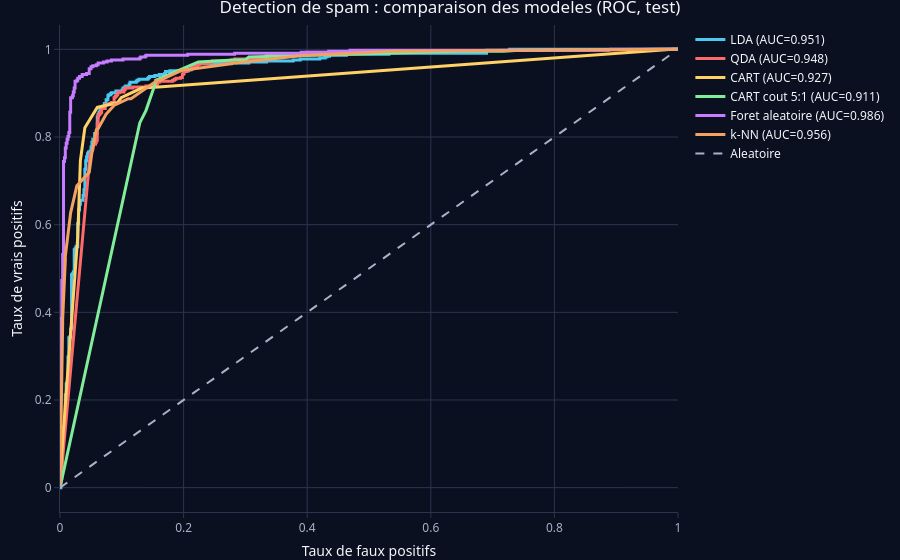

Notebook source saved alongside this figure:
### Markdown cell above
### Comparaison finale sur le jeu de test : ROC, AUC et autres métriques

### Code cell
auc_of <- function(prob)
  as.numeric(roc(yte, prob, levels = c("nonspam", "spam"), direction = "<", quiet = TRUE)$auc)
acc_of <- function(pred) mean(pred == yte)

probs <- list(
  "LDA"             = predict(mod_lda, Xte)$posterior[, "spam"],
  "QDA"             = predict(mod_qda, Xte)$posterior[, "spam"],
  "CART"            = predict(mod_cart, Xte, type = "prob")[, "spam"],
  "CART cout 5:1"   = predict(mod_cart_cout, Xte)[, "spam"],
  "Foret aleatoire" = predict(mod_rf, Xte)$predictions[, "spam"],
  "k-NN"            = predict(mod_knn, Xte, type = "prob")[, "spam"]
)
preds <- list(
  "LDA"             = predict(mod_lda, Xte)$class,
  "QDA"             = predict(mod_qda, Xte)$class,
  "CART"            = predict(mod_cart, Xte),
  "CART cout 5:1"   = predict(mod_cart_cout, Xte, type = "class"),
  "Foret aleatoire" = factor(ifelse(predict(mod_rf, Xte)$predictions[, "spam"] >= 0.5, "spam", "nonspam"),
                             levels = c("nonspam", "spam")),
  "k-NN"            = predict(mod_knn, Xte)
)

# Precision, rappel et F1 sur la classe positive "spam"
metriques <- function(pred) {
  vp <- sum(pred == "spam" & yte == "spam")
  fp <- sum(pred == "spam" & yte == "nonspam")
  fn <- sum(pred == "nonspam" & yte == "spam")
  c(Precision = vp / (vp + fp), Rappel = vp / (vp + fn), F1 = 2 * vp / (2 * vp + fp + fn))
}

fig <- plot_ly()
res <- data.frame()
i <- 0
for (nom in names(probs)) {
  pr <- probs[[nom]]
  r  <- roc(yte, pr, levels = c("nonspam", "spam"), direction = "<", quiet = TRUE)
  fig <- fig %>% add_trace(x = 1 - r$specificities, y = r$sensitivities,
                           type = "scatter", mode = "lines",
                           line = list(width = 3, color = pick_color(i)),
                           name = sprintf("%s (AUC=%.3f)", nom, as.numeric(r$auc)))
  m  <- metriques(preds[[nom]])
  res <- rbind(res, data.frame(Modele = nom, Accuracy = acc_of(preds[[nom]]), Precision = m[["Precision"]],
                               Rappel = m[["Rappel"]], F1 = m[["F1"]], AUC = auc_of(pr)))
  i <- i + 1
}
fig <- fig %>%
  add_trace(x = c(0, 1), y = c(0, 1), type = "scatter", mode = "lines",
            line = list(color = MUTED, dash = "dash"), name = "Aleatoire") %>%
  layout(title = "Detection de spam : comparaison des modeles (ROC, test)",
         xaxis = list(title = "Taux de faux positifs"),
         yaxis = list(title = "Taux de vrais positifs")) %>%
  apply_dark_theme()
fig

### Figure 1 — Plotly figure (JSON) as saved in the notebook; plotly's stock layout.template omitted (floating-point values rounded to 4 significant figures; data arrays with more than 128 entries replaced by an {"elided": "..."} marker saying what was removed)
{"data": [{"error_x": {"color": "rgba(76,201,240,1)"}, "error_y": {"color": "rgba(76,201,240,1)"}, "line": {"color": "#4cc9f0", "width": 3}, "marker": {"color": "rgba(76,201,240,1)", "line": {"color": "rgba(76,201,240,1)"}}, "mode": "lines", "name": "LDA (AUC=0.951)", "type": "scatter", "x": {"elided": "1098 float values"}, "xaxis": "x", "y": {"elided": "1098 float values"}, "yaxis": "y"}, {"error_x": {"color": "rgba(255,107,107,1)"}, "error_y": {"color": "rgba(255,107,107,1)"}, "line": {"color": "#ff6b6b", "width": 3}, "marker": {"color": "rgba(255,107,107,1)", "line": {"color": "rgba(255,107,107,1)"}}, "mode": "lines", "name": "QDA (AUC=0.948)", "type": "scatter", "x": {"elided": "461 float values"}, "xaxis": "x", "y": {"elided": "461 float values"}, "yaxis": "y"}, {"error_x": {"color": "rgba(255,209,102,1)"}, "error_y": {"color": "rgba(255,209,102,1)"}, "line": {"color": "#ffd166", "width": 3}, "marker": {"color": "rgba(255,209,102,1)", "line": {"color": "rgba(255,209,102,1)"}}, "mode": "lines", "name": "CART (AUC=0.927)", "type": "scatter", "x": [1, 0.9914, 0.1593, 0.132, 0.099, 0.0933, 0.0603, 0.0502, 0.043, 0.0402, 0.033, 0.0287, 0, 0], "xaxis": "x", "y": [1, 1, 0.9139, 0.9117, 0.8896, 0.8786, 0.8675, 0.8433, 0.8256, 0.8212, 0.7461, 0.5717, 0.0243, 0], "yaxis": "y"}, {"error_x": {"color": "rgba(128,237,153,1)"}, "error_y": {"color": "rgba(128,237,153,1)"}, "line": {"color": "#80ed99", "width": 3}, "marker": {"color": "rgba(128,237,153,1)", "line": {"color": "rgba(128,237,153,1)"}}, "mode": "lines", "name": "CART cout 5:1 (AUC=0.911)", "type": "scatter", "x": [1, 0.9727, 0.7432, 0.7174, 0.6428, 0.3056, 0.2999, 0.2812, 0.2238, 0.1808, 0.1707, 0.1549, 0.1549, 0.1392, 0.1291, 0], "xaxis": "x", "y": [1, 1, 0.9978, 0.9956, 0.9956, 0.9823, 0.9757, 0.9757, 0.9713, 0.9448, 0.9404, 0.9294, 0.9249, 0.8609, 0.8322, 0], "yaxis": "y"}, {"error_x": {"color": "rgba(199,125,255,1)"}, "error_y": {"color": "rgba(199,125,255,1)"}, "line": {"color": "#c77dff", "width": 3}, "marker": {"color": "rgba(199,125,255,1)", "line": {"color": "rgba(199,125,255,1)"}}, "mode": "lines", "name": "Foret aleatoire (AUC=0.986)", "type": "scatter", "x": {"elided": "1024 float values"}, "xaxis": "x", "y": {"elided": "1024 float values"}, "yaxis": "y"}, {"error_x": {"color": "rgba(244,162,97,1)"}, "error_y": {"color": "rgba(244,162,97,1)"}, "line": {"color": "#f4a261", "width": 3}, "marker": {"color": "rgba(244,162,97,1)", "line": {"color": "rgba(244,162,97,1)"}}, "mode": "lines", "name": "k-NN (AUC=0.956)", "type": "scatter", "x": [1, 0.5423, 0.5409, 0.5395, 0.4017, 0.396, 0.2841, 0.2812, 0.2798, 0.2783, 0.2769, 0.2052, 0.2037, 0.1994, 0.1621, 0.1607, 0.1578, 0.1148, 0.1105, 0.0904, 0.0875, 0.0875, 0.0746, 0.0617, 0.0588, 0.0516, 0.0473, 0.0473, 0.0273, 0.0187, 0.0172, 0.0086, 0.0086, 0.0086, 0.0043, 0.0043, 0.0043, 0], "xaxis": "x", "y": [1, 0.9956, 0.9956, 0.9956, 0.9868, 0.9868, 0.9691, 0.9691, 0.9691, 0.9669, 0.9669, 0.9536, 0.9536, 0.9536, 0.9294, 0.9294, 0.9294, 0.8874, 0.8874, 0.8742, 0.8742, 0.872, 0.8521, 0.819, 0.8168, 0.7638, 0.7219, 0.7196, 0.6887, 0.6291, 0.6269, 0.5276, 0.521, 0.5188, 0.3841, 0.3775, 0.3731, 0], "yaxis": "y"}, {"error_x": {"color": "rgba(144,224,239,1)"}, "error_y": {"color": "rgba(144,224,239,1)"}, "line": {"color": "#a8b3c7", "dash": "dash"}, "marker": {"color": "rgba(144,224,239,1)", "line": {"color": "rgba(144,224,239,1)"}}, "mode": "lines", "name": "Aleatoire", "type": "scatter", "x": [0, 1], "xaxis": "x", "y": [0, 1], "yaxis": "y"}], "layout": {"colorway": ["#4cc9f0", "#ff6b6b", "#ffd166", "#80ed99", "#c77dff", "#f4a261", "#90e0ef", "#e9c46a"], "font": {"color": "#f3f6fb", "family": "Segoe UI, Arial"}, "hoverlabel": {"bgcolor": "#121a2b", "font": {"color": "#f3f6fb"}}, "hovermode": "closest", "legend": {"bgcolor": "rgba(0,0,0,0)", "font": {"color": "#f3f6fb"}}, "margin": {"b": 40, "l": 60, "r": 10, "t": 25}, "paper_bgcolor": "#0b1020", "plot_bgcolor": "#0b1020", "showlegend": true, "title": "Detection de spam : comparaison des modeles (ROC, test)", "xaxis": {"automargin": true, "domain": [0, 1], "gridcolor": "#2a3550", "linecolor": "#2a3550", "tickcolor": "#2a3550", "tickfont": {"color": "#a8b3c7"}, "title": "Taux de faux positifs", "zerolinecolor": "#2a3550"}, "yaxis": {"automargin": true, "domain": [0, 1], "gridcolor": "#2a3550", "linecolor": "#2a3550", "tickcolor": "#2a3550", "tickfont": {"color": "#a8b3c7"}, "title": "Taux de vrais positifs", "zerolinecolor": "#2a3550"}}}
